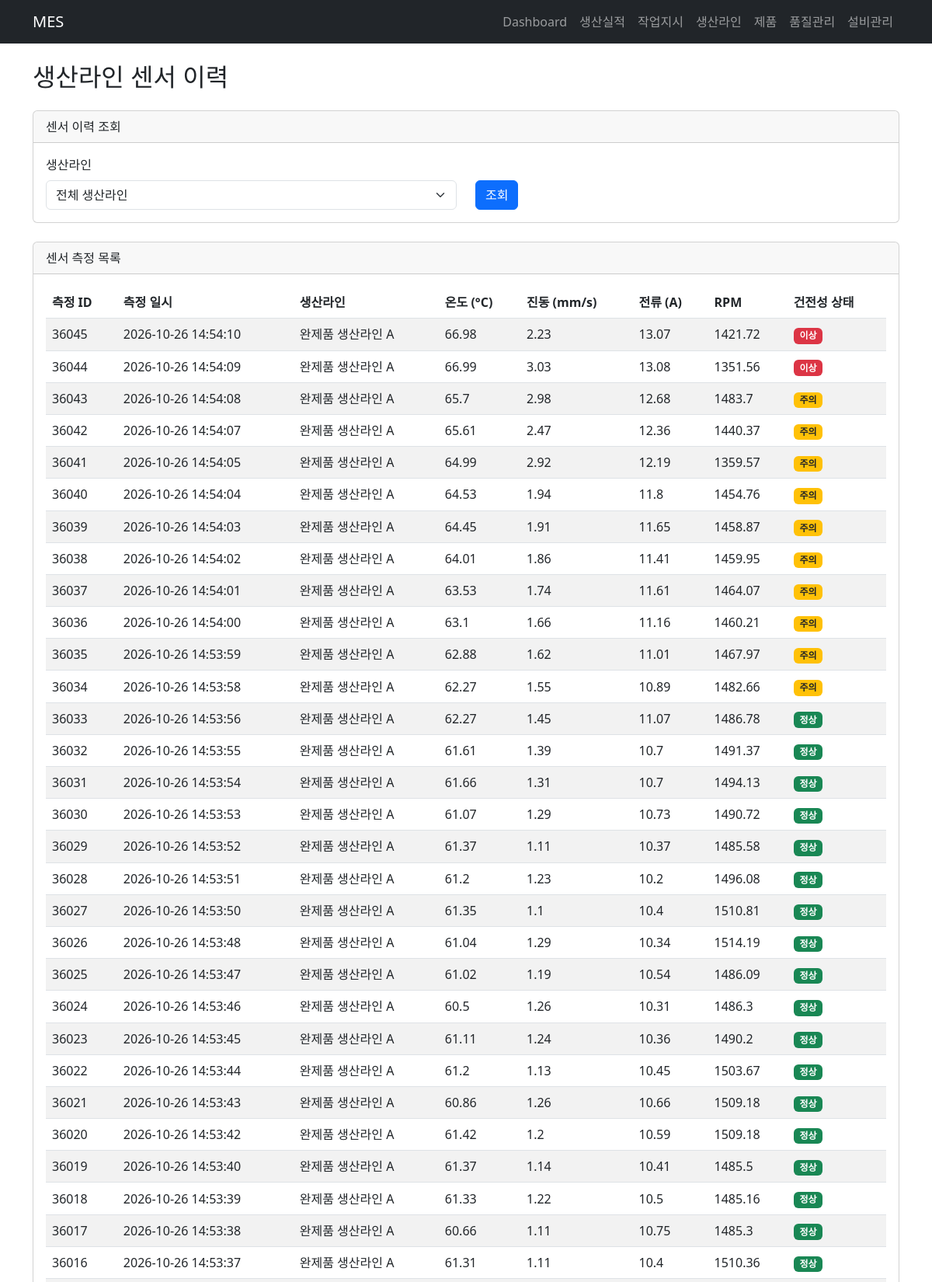
The page /line-sensor-readings (upper part) on the database its author committed.
### tables this page shows
CREATE TABLE production_lines (
    line_id     TEXT PRIMARY KEY,
    line_name   TEXT NOT NULL,
    status      TEXT NOT NULL
);

### main.py (the view)
@app.get("/line-sensor-readings", response_class=HTMLResponse)
def line_sensor_readings_page(
    request: Request,
    line_id: str | None = None
):
    line_id = line_id or None
    readings = service.list_line_sensor_readings(line_id)
    lines = service.list_lines()
    return templates.TemplateResponse(
        request=request,
        name="line_sensors.html",
        context={
            "readings": readings,
            "lines": lines,
            "selected_line_id": line_id
        }
    )

### templates/line_sensors.html (shortened to what this page needs)
{% extends "base.html" %}
{% block content %}
<h2 class="mb-4">생산라인 센서 이력</h2>
<div class="card mb-4">
    <div class="card-header">센서 이력 조회</div>
    <div class="card-body">
        <form method="get" action="/line-sensor-readings">
            <div class="row align-items-end">
                <div class="col-md-6">
                    <label class="form-label">생산라인</label>
                    <select name="line_id" class="form-select">
                        <option value="">전체 생산라인</option>
                    </select>
                </div>
                <div class="col-md-3">
                    <button type="submit" class="btn btn-primary">
                        조회
                    </button>
                </div>
            </div>
        </form>
    </div>
</div>
<div class="card">
    <div class="card-header">센서 측정 목록</div>
    <div class="card-body">
        <div class="table-responsive">
            <table class="table table-striped align-middle">
                <thead>
                    <tr>
                        <th>측정 ID</th>
                        <th>측정 일시</th>
                        <th>생산라인</th>
                        <th>온도 (°C)</th>
                        <th>진동 (mm/s)</th>
                        <th>전류 (A)</th>
                        <th>RPM</th>
                        <th>건전성 상태</th>
                    </tr>
                </thead>
                <tbody>
                    {% for item in readings %}
                    <tr>
                        <td>{{ item.reading_id }}</td>
                        <td>{{ item.measured_at }}</td>
                        <td>{{ item.line_name }}</td>
                        <td>{{ item.temperature }}</td>
                        <td>{{ item.vibration }}</td>
                        <td>{{ item.current }}</td>
                        <td>{{ item.rpm }}</td>
                        <td>
                            {% if item.health_status == "normal" %}
                                <span class="badge bg-success">
                                    정상
                                </span>
                            {% elif item.health_status == "warning" %}
                                <span class="badge bg-warning text-dark">
                                    주의
                                </span>
                            {% elif item.health_status == "abnormal" %}
												        <span class="badge bg-danger">
												            이상
												        </span>
														{% else %}
											        <span class="badge bg-secondary">
											            미판정
											        </span>
                            {% endif %}
                        </td>
                    </tr>
                    {% else %}
                    <tr>
                        <td colspan="8" class="text-center">
                            조회된 센서 데이터가 없습니다.
                        </td>
                    </tr>
                    {% endfor %}
                </tbody>
            </table>
        </div>
    </div>
</div>
{% endblock %}

### rows shown on the page
production_lines: reading_id "36045", measured_at "2026-10-26 14:54:10", line_name "완제품 생산라인 A", temperature "66.98", vibration "2.23", current "13.07", rpm "1421.72", shows "이상", reading_id "36044", measured_at "2026-10-26 14:54:09", temperature "66.99", vibration "3.03", current "13.08", rpm "1351.56", reading_id "36043", measured_at "2026-10-26 14:54:08", temperature "65.7", vibration "2.98", current "12.68", rpm "1483.7", reading_id "36042", measured_at "2026-10-26 14:54:07", temperature "65.61", vibration "2.47", current "12.36", rpm "1440.37", reading_id "36041", measured_at "2026-10-26 14:54:05", temperature "64.99", vibration "2.92", current "12.19", rpm "1359.57", reading_id "36040", measured_at "2026-10-26 14:54:04", temperature "64.53", vibration "1.94", current "11.8", rpm "1454.76", reading_id "36039", measured_at "2026-10-26 14:54:03", temperature "64.45", vibration "1.91", current "11.65", rpm "1458.87", reading_id "36038", measured_at "2026-10-26 14:54:02", temperature "64.01", vibration "1.86", current "11.41", rpm "1459.95", reading_id "36037", measured_at "2026-10-26 14:54:01", temperature "63.53", vibration "1.74", current "11.61", rpm "1464.07", reading_id "36036", measured_at "2026-10-26 14:54:00", temperature "63.1", vibration "1.66", current "11.16", rpm "1460.21", reading_id "36035", measured_at "2026-10-26 14:53:59", temperature "62.88", vibration "1.62", current "11.01", rpm "1467.97", reading_id "36034", measured_at "2026-10-26 14:53:58", temperature "62.27", vibration "1.55", current "10.89", rpm "1482.66", reading_id "36033", measured_at "2026-10-26 14:53:56", vibration "1.45", current "11.07", rpm "1486.78", reading_id "36032", measured_at "2026-10-26 14:53:55", temperature "61.61", vibration "1.39", current "10.7", rpm "1491.37", reading_id "36031", measured_at "2026-10-26 14:53:54", temperature "61.66", vibration "1.31", rpm "1494.13", reading_id "36030", measured_at "2026-10-26 14:53:53", temperature "61.07", vibration "1.29", current "10.73", rpm "1490.72", reading_id "36029", measured_at "2026-10-26 14:53:52", temperature "61.37", vibration "1.11", current "10.37", rpm "1485.58", reading_id "36028", measured_at "2026-10-26 14:53:51", temperature "61.2", vibration "1.23", current "10.2", rpm "1496.08", reading_id "36027", measured_at "2026-10-26 14:53:50", temperature "61.35", vibration "1.1", current "10.4", rpm "1510.81", reading_id "36026", measured_at "2026-10-26 14:53:48", temperature "61.04", current "10.34", rpm "1514.19", reading_id "36025", measured_at "2026-10-26 14:53:47", temperature "61.02", vibration "1.19", current "10.54", rpm "1486.09", reading_id "36024", measured_at "2026-10-26 14:53:46", temperature "60.5", vibration "1.26", current "10.31", rpm "1486.3", reading_id "36023", measured_at "2026-10-26 14:53:45", temperature "61.11", vibration "1.24", current "10.36", rpm "1490.2", reading_id "36022", measured_at "2026-10-26 14:53:44", vibration "1.13", current "10.45", rpm "1503.67", reading_id "36021", measured_at "2026-10-26 14:53:43", temperature "60.86", current "10.66", rpm "1509.18", reading_id "36020", measured_at "2026-10-26 14:53:42", temperature "61.42", vibration "1.2", current "10.59", reading_id "36019", measured_at "2026-10-26 14:53:40", vibration "1.14", current "10.41", rpm "1485.5", reading_id "36018", measured_at "2026-10-26 14:53:39", temperature "61.33", vibration "1.22", current "10.5", rpm "1485.16", reading_id "36017", measured_at "2026-10-26 14:53:38", temperature "60.66", current "10.75", rpm "1485.3", reading_id "36016", measured_at "2026-10-26 14:53:37", temperature "61.31", rpm "1510.36"
